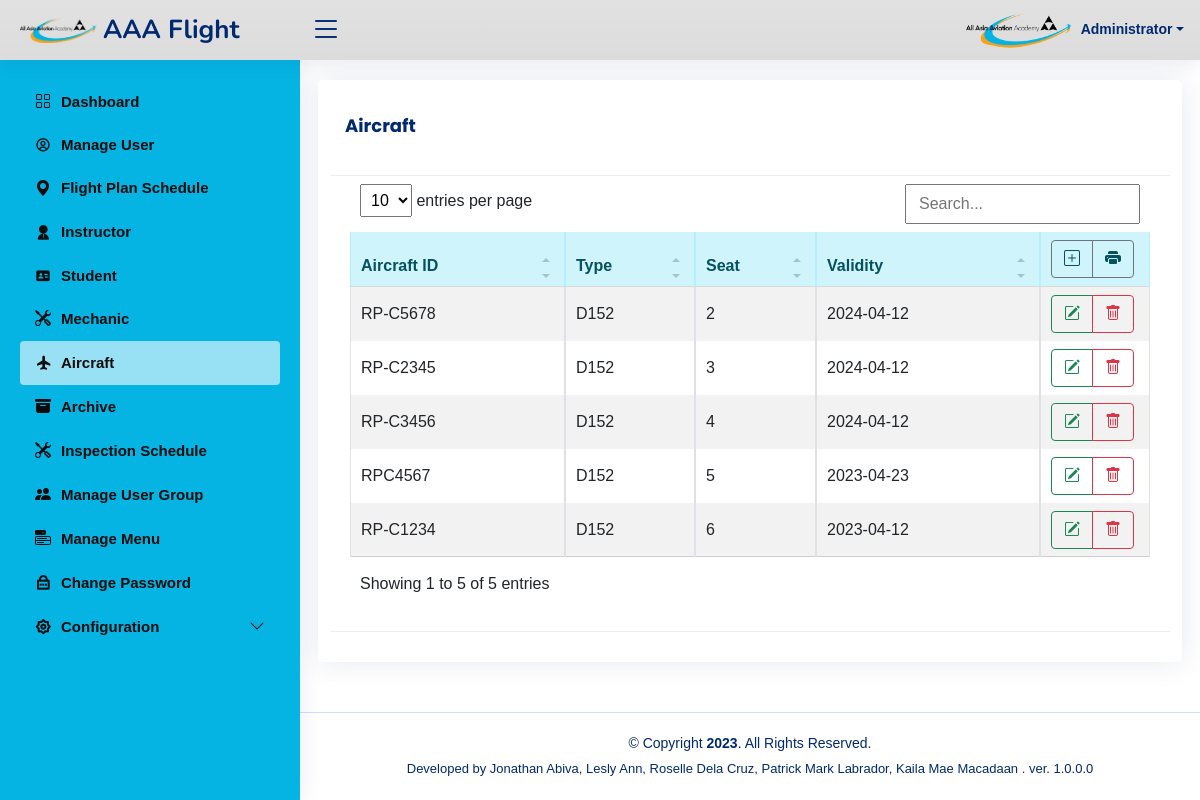
/aaaflight/aircraft/aircraft_list.php (signed in), run on the app's committed database.
### tables this page shows
CREATE TABLE IF NOT EXISTS `user_menu` (
  `id` int NOT NULL AUTO_INCREMENT,
  `parent_id` char(5) DEFAULT NULL,
  `name` varchar(75) DEFAULT NULL,
  `href` varchar(100) DEFAULT NULL,
  `icon` varchar(100) DEFAULT NULL,
  `breadcrumbs` varchar(200) DEFAULT NULL,
  `status` varchar(10) DEFAULT NULL,
  `type` char(10) DEFAULT NULL,
  `description` varchar(100) DEFAULT NULL,
  `order` smallint DEFAULT '9999',
  PRIMARY KEY (`id`),
  KEY `id` (`id`)
);

CREATE TABLE IF NOT EXISTS `lup_aircraft` (
  `lup_aircraft_id` int NOT NULL AUTO_INCREMENT,
  `type_of_aircraft` varchar(10) DEFAULT NULL,
  `aircraft_id` varchar(20) DEFAULT NULL,
  `seat` int DEFAULT NULL,
  `color_marking` varchar(50) DEFAULT NULL,
  `date_validity` date DEFAULT NULL,
  `endurance` varchar(20) DEFAULT NULL,
  `crossing_speed` varchar(10) DEFAULT NULL,
  `other_info` varchar(100) DEFAULT NULL,
  `aircraft_slug` varchar(100) DEFAULT NULL,
  `aircraft_status` varchar(50) DEFAULT NULL,
  `flight_status` varchar(100) DEFAULT NULL,
  `flight_sched_slug` varchar(100) DEFAULT 'active',
  PRIMARY KEY (`lup_aircraft_id`)
);

### aaaflight/connections/pdoconnect.php (called while the page is built, shortened)
<?php
		$app_title="AAA Flight";
        $app_footer="Developed by Jonathan Abiva, Lesly Ann, Roselle Dela Cruz, Patrick Mark Labrador, Kaila Mae Macadaan . ver. 1.0.0.0";
        $app_copyright=date('Y');
		class DatabaseConnect{
			private $dbh;
			private $stmt;
			public function __construct(){
				$this->host      = $_ENV['host'];
				$this->user      = $_ENV['user'];
				$this->pass      = $_ENV['pass'];
				$this->dbname    = $_ENV['dbname'];
				$this->port      = $_ENV['port'];
					$dsn = 'mysql:host='.$this->host.';dbname='.$this->dbname.';port='.$this->port.';charset=utf8';
					$options = array(
						PDO::ATTR_PERSISTENT    => true,
						PDO::ATTR_ERRMODE       => PDO::ERRMODE_EXCEPTION
					);
					try{
						$this->dbh = new PDO($dsn, $this->user, $this->pass, $options);
					}
					catch(PDOException $e){
						echo '<span style="color:red;">Cannot connect to your database server or the system is temporarily down.</span>';
					}
				}
			public function query($query){
					$this->stmt = $this->dbh->prepare($query);
				}
			public function execute(){
					return $this->stmt->execute();
				}
			public function bind($param, $value, $type = null){
				if (is_null($type)) {
					switch (true) {
						case is_int($value):
							$type = PDO::PARAM_INT;
							break;
						default:
							$type = PDO::PARAM_STR;
					}
				}
				$this->stmt->bindValue($param, $value, $type);
				}
			public function rowset(){
					$this->execute();
					return $this->stmt->fetchAll(PDO::FETCH_ASSOC);
				}
			public function rowsingle(){
					$this->execute();
					return $this->stmt->fetch(PDO::FETCH_ASSOC);
				}
			public function rowcount(){
					return $this->stmt->rowCount();
				}
			public function close(){
				 try{
					$this->dbh=null;
				}  catch(PDOException $e){
						echo 'Cannot close your database connection.';
					}
				}
		}
class php_util{
	public function found_group($group,$menu_id){
	$sql_string="select r.id from `user_restriction` as `r`  where r.`group`=? and r.menu_id=?";
		$temp_db=new DatabaseConnect();
		$temp_db->query($sql_string);
		$temp_db->bind(1,$group);
		$temp_db->bind(2,$menu_id);
  		$temp_rs=$temp_db->rowsingle();
  		$found=$temp_db->rowcount();
  		if ($found>0)
  			{return 1;}
  		else
  			{return 0;}
	}
	public function get_active_menu($session_menu_name, $click_menu_name){
		if (!(strcmp($session_menu_name, $click_menu_name))){
			return 'active';
		}
	}
}

### aaaflight/admin/grant_checker.php (called while the page is built, shortened)
<?php
$phu=new php_util();
?>

### aaaflight/aircraft/aircraft_list.php (the view, shortened to what this page needs)
<?php require_once('../connections/pdoconnect.php'); ?>
<?php
$db=new DatabaseConnect();
$query_rs = "select * FROM `lup_aircraft`";
$db->query($query_rs);
$rs=$db->rowset();
?>
<!DOCTYPE html>
<html lang="en">
<head>
</head>
<?php require_once('../template/phplink.php'); ?>
<body >
<?php require_once('../template/header.php'); ?>
<div class="card">
<div class="card-header"><h5 class="card-title"><strong><?php echo htmlentities($_SESSION['title']); ?></strong></h5></div>
            <div class="card-body">
<div class="table-responsive">
    <table id="tablelist" class="table table-striped table-hover table-responsive table-bordered" >
    <thead>
        <tr class="alert-info">
            <th>Aircraft ID</th>
            <th>Type</th>
            <th>Seat</th>
            <th>Validity</th>
               <th data-sortable="false"  width="110px">
                <div class="btn-group" role="group" align="center">
                    <a href="aircraft_new.php" class="btn btn-outline-secondary" data-toogle="tooltip" data-placement="bottom" title="New"><span class="bi-plus-square"></span> </a>
                    <a type="button" class="btn btn-outline-secondary" data-bs-toggle="modal" data-bs-target="#modalDialogPrint"><span class="bi-printer-fill"  data-toogle="tooltip" data-placement="bottom" title="Create Printable Form"></span></a>
                </div>
            </th>
        </tr>
    </thead>
    <tbody>
<?php foreach ($rs as $rs_data){
?>
    <tr >
    <td class="align-middle"><?php echo htmlentities($rs_data['aircraft_id']); ?></td>
    <td class="align-middle"><?php echo htmlentities($rs_data['type_of_aircraft']); ?></td>
    <td class="align-middle"><?php echo htmlentities($rs_data['seat']); ?></td>
    <td class="align-middle"><?php echo htmlentities($rs_data['date_validity']); ?></td>
    <td  class="align-middle" width="110px">
        <div class="btn-group" role="group" align="center">
            <a href="aircraft_update.php?recordID=<?php echo $rs_data['lup_aircraft_id'];?>" class="btn btn-outline-success" data-toogle="tooltip" data-placement="bottom" title="Update"><span class="bi-pencil-square"></span></a>
            <a href='aircraft_remove.php?recordID=<?php echo $rs_data["lup_aircraft_id"];?>' class="btn btn-outline-danger" data-toogle="tooltip" data-placement="bottom" title="Remove"><span class="bi-trash"></span></a>
        </div>
    </td>
    </tr>
<?php } ?>
</tbody>
</table>
</div>
</div>
    <div class="card-footer"></div>
</div>
<?php require_once('../template/footer.php'); ?>
</body>
</html>

### aaaflight/template/phplink.php (shortened to what this page needs)
<link href="../lib/css/bootstrap.min.css" rel="stylesheet">
<link href="../lib/css/bootstrap-icons.css" rel="stylesheet">
<link href="../lib/css/boxicons.min.css" rel="stylesheet">
<link href="../lib/css/quill.snow.css" rel="stylesheet">
<link href="../lib/css/quill.bubble.css" rel="stylesheet">
<link href="../lib/css/remixicon.css" rel="stylesheet">
<link href="../lib/css/simple-datatables.css" rel="stylesheet">
<link href="../lib/css/style.css" rel="stylesheet">
<link href="../lib/css/sweetalert2.min.css" rel="stylesheet">

### aaaflight/template/header.php (shortened to what this page needs)
<?php require_once('../connections/pdoconnect.php'); ?>
<?php
$db=new DatabaseConnect();
require_once('../admin/grant_checker.php'); ?>
<?php
    $query_rs = "SELECT *  FROM `user_menu` where `type`='m' and (id=parent_id) order by `order`,`parent_id`";
    $db->query($query_rs);
    $rs_menu=$db->rowset();
?>
      <header id="header" class="header fixed-top d-flex align-items-center">
         <div class="d-flex align-items-center justify-content-between"> <a href="#" class="logo d-flex align-items-center"> <img src="../images/logo.png" class="img-responsive" alt=""> <span class="d-none d-lg-block"><?php echo $app_title;?></span> </a>
         <i class="bi bi-list toggle-sidebar-btn"></i></div>
         <nav class="header-nav ms-auto">
            <ul class="d-flex align-items-center">
               <li class="nav-item dropdown pe-3">
                  <a class="nav-link nav-profile d-flex align-items-center pe-0" href="#" data-bs-toggle="dropdown">
                     <img src="
                     <?php $filename='../images/user/'.$_SESSION['MM_ID'].'.jpg';
                           if (file_exists($filename)) {
                              echo $filename;
                           } else {
                              echo $app_user_image_default;}?>" ;
                     alt="Profile" class="rounded-circle"> <span class="d-none d-md-block dropdown-toggle ps-2"><?php echo $_SESSION['MM_FullName'];?></span> </a>
               </li>
            </ul>
         </nav>
      </header>
      <aside id="sidebar" class="sidebar">
         <ul class="sidebar-nav" id="sidebar-nav">
        <?php
        foreach ($rs_menu as $row_rs_menu){
             $query_rssub = "SELECT * FROM `user_menu` WHERE `parent_id` = ? and `id`!=`parent_id` and `type`='m' order by `order`";
             $db->query($query_rssub);
             $db->bind(1,$row_rs_menu['id']);
             $totalRows_rssub=$db->rowcount();
             if ($totalRows_rssub==0) {
                 if (!(strcmp($phu-> found_group($_SESSION['MM_UserGroup'],$row_rs_menu['id']),1))){
                    echo '<li> <a class="nav-link '.$phu->get_active_menu($_SESSION['title'],htmlentities($row_rs_menu["name"])).'"  href="'.htmlentities($row_rs_menu["href"]).'"> <i class="'.htmlentities($row_rs_menu["icon"]).'"></i><span>'. htmlentities($row_rs_menu["name"]).'</span> </a>';}
                 }
             elseif ($totalRows_rssub>0){
                if (!(strcmp($phu-> found_group($_SESSION['MM_UserGroup'],$row_rs_menu['id']),1))) {
                    echo '<a class="nav-link collapsed" data-bs-target="#'.htmlentities($row_rs_menu["description"]).'" data-bs-toggle="collapse" href="#"> <i class="'.htmlentities($row_rs_menu["icon"]).'"></i><span>'.htmlentities($row_rs_menu["name"]).'</span><i class="bi bi-chevron-down ms-auto"></i> </a>';
                }
            }
            echo '</li>';
        }
        ?>
         </ul>
      </aside>
      <main id="main" class="main" >
         <section class="section dashboard">
            <div class="row">

### aaaflight/template/footer.php (shortened to what this page needs)
           </div>
         </section>
      </main>
<footer id="footer" class="footer">
         <div class="copyright"> &copy; Copyright <strong><span><?php echo $app_copyright;?></span></strong>. All Rights Reserved. </div>
         <div class="credits"> <?php echo $app_footer;?></div>
</footer>

### aaaflight/template/header.php (style rules this page uses)
body { background-image: url('../images/bgdashboard.jpg'); }

### data on the page
user_menu: name "Dashboard"
user_menu: name "Manage User"
user_menu: name "Flight Plan Schedule"
user_menu: name "Instructor"
user_menu: name "Student"
user_menu: name "Mechanic"
user_menu: name "Aircraft"
user_menu: name "Archive"
user_menu: name "Inspection Schedule"
user_menu: name "Manage User Group"
user_menu: name "Manage Menu"
user_menu: name "Change Password"
user_menu: name "Configuration"
lup_aircraft: aircraft "RP-C5678", type_of_aircraft "D152", seat "2", date_validity "2024-04-12"
lup_aircraft: aircraft "RP-C2345", type_of_aircraft "D152", seat "3", date_validity "2024-04-12"
lup_aircraft: aircraft "RP-C3456", type_of_aircraft "D152", seat "4", date_validity "2024-04-12"
lup_aircraft: aircraft "RPC4567", type_of_aircraft "D152", seat "5", date_validity "2023-04-23"
lup_aircraft: aircraft "RP-C1234", type_of_aircraft "D152", seat "6", date_validity "2023-04-12"

### other printed values
$app_title "AAA Flight"
$_SESSION['MM_FullName'] "Administrator"
$_SESSION['title'] "Aircraft"
$app_footer "Developed by Jonathan Abiva, Lesly Ann, Roselle Dela Cruz, Patrick Mark Labrador, Kaila Mae Macadaan . ver. 1.0.0.0"
